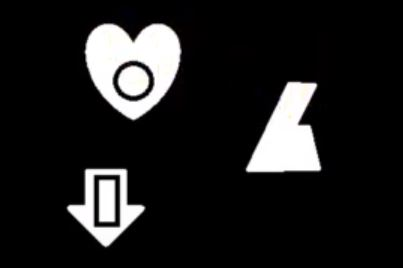
#> input picture 4_nesne_takibi/img/contour.JPG, 403 x 268 px, found by its file name
$ jupyter execute 4_kontur_algilama.ipynb
#> lines starting #> are read from the running program, lines starting #| are printed output that depends on the picture; after the words box and inside, x2 and y2 are one past the last pixel; in counts of white or black regions, pixels touching at a corner belong together
[cell 1]
#kütüphaneleri import edelim
import cv2
import matplotlib.pyplot as plt
import numpy as np

#resmi al
img = cv2.imread("img/contour.jpg", 0)
#> img: shape (268, 403); min 0, max 255, mean 30.4
plt.figure(),plt.imshow(img,cmap="gray")

[cell 2]
#resmime contour uyguladım
contours , hierarchy = cv2.findContours(img,cv2.RETR_CCOMP, cv2.CHAIN_APPROX_SIMPLE)
#> contours = 234 contours, 221 with area under 20; largest, box (x1, y1, x2, y2) and area: (77, 5, 208, 125) 9988, (240, 32, 328, 179) 6024, (64, 161, 152, 252) 4300, (229, 45, 256, 56) 228, (94, 176, 113, 226) 136

external_contour = np.zeros(img.shape)
internal_contour = np.zeros(img.shape)


for i in range(len(contours)):

    #icini beyaz yapiyorum
    if hierarchy[0][i][3]== -1:
        cv2.drawContours(external_contour,contours,i,255,-1)

    #resmin distaki konturunu yakalamaya calisiyorum
    else:
        cv2.drawContours(internal_contour,contours,i,255,-1)
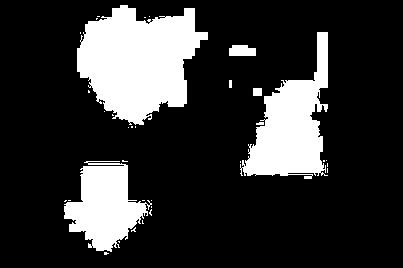
#> external_contour: shape (268, 403) float64; 20.2% white; 34 white regions (27 under 20 px), largest, box (x1, y1, x2, y2) and area: (77, 5, 208, 125) 10295, (240, 32, 328, 179) 6393, (64, 161, 152, 252) 4597
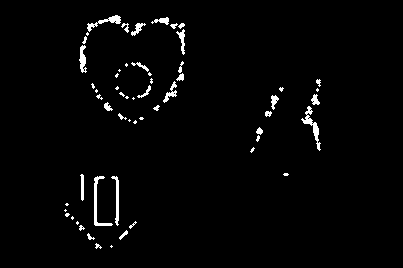
#> internal_contour: shape (268, 403) float64; 2.1% white; 58 white regions (27 under 20 px), largest, box (x1, y1, x2, y2) and area: (301, 106, 321, 151) 217, (94, 176, 113, 226) 217, (87, 15, 121, 32) 165

#gorsellestir
plt.figure(),plt.imshow(external_contour,cmap="gray")
plt.figure(),plt.imshow(internal_contour,cmap="gray")
